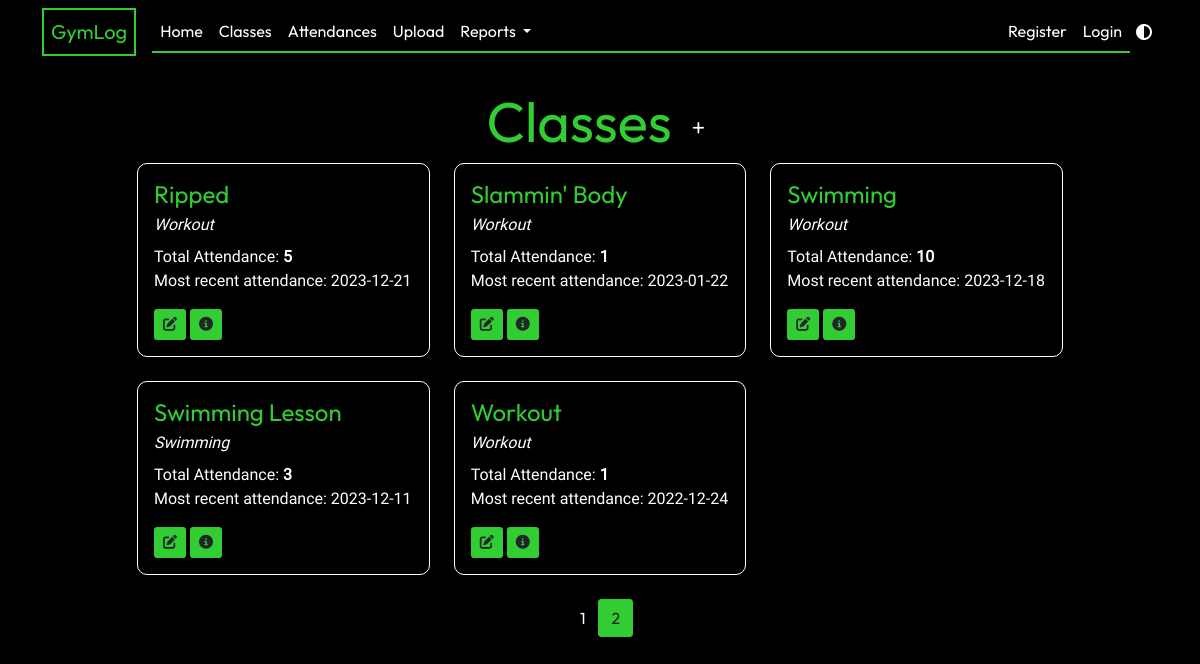
The page /classes?page=2 on the database its author committed.
### app/models.py (models this page shows, shortened)
class GymClass(db.Model):
    id = db.Column(db.Integer, primary_key=True)
    name = db.Column(db.String(20), unique=True, nullable=False)
    class_type = db.Column(db.String(3), default="Workout")
    attendance_list = db.relationship("Attendance", backref="class_taken", lazy=True)
    def __lt__(self, other):
        return self.name < other.name

### app/classes/routes.py (the view)
@classes.route("/classes")
def show_classes():
    page = request.args.get("page", 1, type=int)
    gym_classes = GymClass.query.order_by(GymClass.name).paginate(page=page, per_page=9)
    return render_template("classes.html", title="Classes", gym_classes=gym_classes)

### app/models.py (called while the page is built)
    def __lt__(self, other):
        return self.date_attended < other.date_attended

### app/templates/classes.html
{% extends "layout.html" %} {% block content %}
<div class="text-center mt-2">
  <h1 class="display-4">
    Classes
    <a href="{{ url_for('classes.new_class') }}" class="btn btn-sm btn-add"
      ><i class="fa-solid fa-plus"></i
    ></a>
  </h1>
</div>
<div class="row row-cols-1 row-cols-md-3">
  {% for class in gym_classes|sort %}
  <div class="col mb-4">
    <div class="card">
      <div class="card-body">
        <h4 class="card-title">{{ class.name }}</h4>
        <p class="card-subtitle mb-2">{{ class.class_type }}</p>
        <p class="card-text">
          Total Attendance: <strong>{{ class.attendance_list|length }} </strong
          ><br />
          {% if class.attendance_list|length > 0 %} Most recent attendance: {{
          (class.attendance_list|sort(reverse = True)|first).date_attended }} {%
          endif %}
        </p>
        <a
          href="{{ url_for('classes.update_class', class_id=class.id) }}"
          class="btn btn-sm btn-current"
          ><i class="fa-solid fa-pen-to-square"></i
        ></a>
        <a
          href="{{ url_for('classes.show_class', class_id=class.id) }}"
          class="btn btn-sm btn-current"
          ><i class="fa-solid fa-circle-info"></i
        ></a>
      </div>
    </div>
  </div>
  {% endfor %}
</div>
<nav>
  <ul class="pagination justify-content-center">
    {% for page_num in gym_classes.iter_pages(left_edge=1, right_edge=1,
    left_current=1, right_current=2) %} {% if page_num %} {% if gym_classes.page
    == page_num %}
    <li class="page-item">
      <a
        class="btn btn-current mb-4"
        href="{{ url_for('classes.show_classes', page=page_num) }}"
        >{{ page_num }}</a
      >
    </li>
    {% else %}
    <li class="page-item">
      <a
        class="btn btn-other mb-4"
        href="{{ url_for('classes.show_classes', page=page_num) }}"
        >{{ page_num }}</a
      >
    </li>
    {% endif %} {% else %} ... {% endif %} {% endfor %}
  </ul>
</nav>
{% endblock content %}

### app/static/main.css (style rules this page uses)
:root { --primary-color: black; --secondary-color: white; --accent-color: #32cd32; --typewriter-speed: 2s; --typewriter-chars: 17; }
body { background-color: var(--primary-color); color: var(--secondary-color); margin: 0; min-height: 100vh; font-family: "Roboto"; }
h1, h2, h3, h4 { color: var(--accent-color); font-family: Outfit; }
nav { font-family: Outfit; }
.card { border-color: var(--secondary-color); border-radius: 10px; background-color: var(--primary-color); }
.card-subtitle { font-style: italic; }
.btn-current { background-color: var(--accent-color); border-radius: 10% 10%; }
.btn-other { background-color: transparent; color: var(--secondary-color); }
.btn-add { background-color: transparent; color: var(--secondary-color); border-radius: 50%; }

### rows shown on the page
GymClass: name "Ripped", class_type "Workout", attendance_list|length "5", attendance_list "2023-12-21"
GymClass: name "Slammin' Body", class_type "Workout", attendance_list|length "1", attendance_list "2023-01-22"
GymClass: name "Swimming", class_type "Workout", attendance_list|length "10", attendance_list "2023-12-18"
GymClass: name "Swimming Lesson", class_type "Swimming", attendance_list|length "3", attendance_list "2023-12-11"
GymClass: name "Workout", class_type "Workout", attendance_list|length "1", attendance_list "2022-12-24"

### other values the page prints
{{ page_num }} "1"
{{ page_num }} "2"
